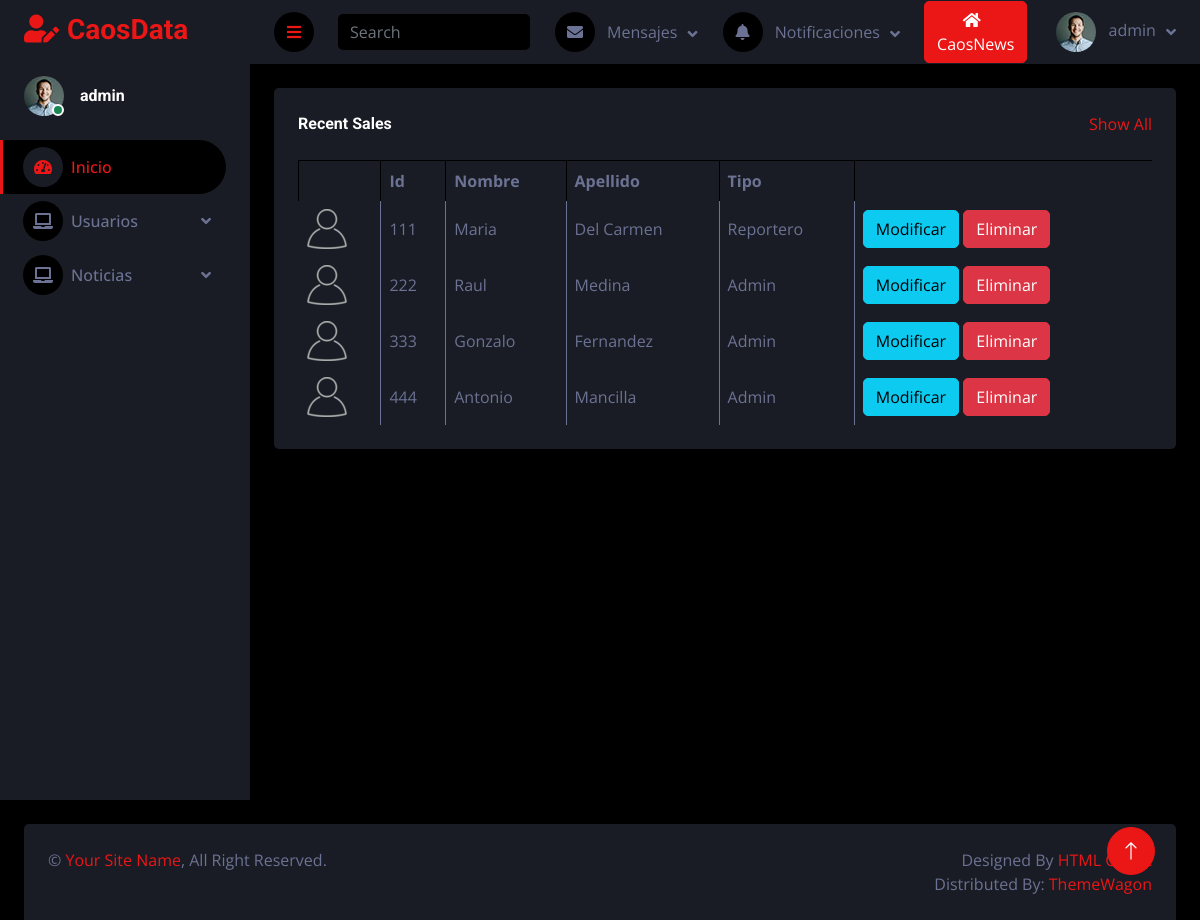
The app's page /cliente/ (signed in) with its own data.
### core/models.py (models this page shows, shortened)
class Cliente(models.Model):
    rut = models.CharField(max_length=12)
    nombre = models.CharField(max_length=100)
    apellido = models.CharField(max_length=100, default='Apellido Default')
    edad = models.IntegerField(default=0)
    direccion = models.CharField(max_length=60, default='direccion Default')
    telefono = models.CharField(max_length=12)
    Premium = models.BooleanField(default=True)
    genero = models.CharField(max_length=10, choices=[('masculino','Masculino'),('femenino','Femenino')])
    fecha_ingreso = models.DateTimeField(auto_now_add=True)
    tipo = models.ForeignKey(TipoCliente, on_delete=models.CASCADE)
    imagen = CloudinaryField('image')

class TipoCliente(models.Model):
    descripcion = models.CharField(max_length=50)
    def __str__(self):
        return self.descripcion

### core/views.py (the view)
# urls.py: path('cliente/', cliente, name="cliente"),
def cliente (request):
    cliente = Cliente.objects.all()
    aux = {
        'lista' : cliente
    }
    return render(request, 'core/Clientes/index2.html', aux)

### core/templates/core/Clientes/index2.html (shortened to what this page needs)
{% extends 'core/Clientes/base2.html' %}
{% load static %}
{% block secundario %}
<div class="container-fluid pt-4 px-4">
    <div class="bg-secondary text-center rounded p-4">
        <div class="d-flex align-items-center justify-content-between mb-4">
            <h6 class="mb-0">Recent Sales</h6>
            <a href="">Show All</a>
        </div>
        <div class="table-responsive">
            <table class="table text-start align-middle table-bordered table-hover mb-0">
                <thead class="thead-dark">
                    <tr>
                        <th></th>
                        <th>Id</th>
                        <th>Nombre</th>
                        <th>Apellido</th>
                        <th>Tipo</th>
                    </tr>
                </thead>
                <tbody>
                    {% for aux in lista %}
                    <tr style="border: hidden;">
                        <td>
                            {% if aux.imagen %}
                                <img class="byder_thumb" src="{{ aux.imagen.url }}" alt="">
                            {% else %}
                                <img class="byder_thumb" src="{% static 'core/assets/img/vector.png' %}" alt="">
                            {% endif %}
                        </td>
                        <td>{{ aux.rut }}</td>
                        <td>{{ aux.nombre }}</td>
                        <td>{{ aux.apellido }}</td>
                        <td>{{ aux.tipo }}</td>
                        {% if perms.core.change_cliente %}
                        <td>
                            <a class="btn btn-info" href="{% url 'clientesupdate' aux.id %}">Modificar</a>
                            <a class="btn btn-danger delete-btn" href="{% url 'clientesdelete' aux.id %}"
                                data-id="{{ aux.id }}">Eliminar</a>
                        </td>
                        {% endif %}
                    </tr>
                    {% endfor %}
                </tbody>
            </table>
        </div>
    </div>
</div>
{% endblock %}

### core/templates/core/Clientes/base2.html (shortened to what this page needs)
<!DOCTYPE html>
<html lang="en">
{% load static %}
<head>
    <link href="https://cdnjs.cloudflare.com/ajax/libs/font-awesome/5.10.0/css/all.min.css" rel="stylesheet">
    <link href="https://cdn.jsdelivr.net/npm/bootstrap-icons@1.4.1/font/bootstrap-icons.css" rel="stylesheet">
    <link href="{% static 'core/login/lib/owlcarousel/assets/owl.carousel.min.css'%}" rel="stylesheet">
    <link href="{% static 'core/login/lib/tempusdominus/css/tempusdominus-bootstrap-4.min.css'%}" rel="stylesheet" />
    <link href="{% static 'core/login/css/bootstrap.min.css'%}" rel="stylesheet">
    <link href="{% static 'core/login/css/style.css'%}" rel="stylesheet">
</head>
<body>
    <div class="container-fluid position-relative d-flex p-0">
        <div class="sidebar pe-4 pb-3">
            <nav class="navbar bg-secondary navbar-dark">
                <a href="{% url 'principal'%}" class="navbar-brand mx-4 mb-3">
                    <h3 class="text-primary"><i class="fa fa-user-edit me-2"></i>CaosData</h3>
                </a>
                <div class="d-flex align-items-center ms-4 mb-4">
                    <div class="position-relative">
                        <img class="rounded-circle" src="{% static 'core/login/img/user.jpg'%}" alt=""
                            style="width: 40px; height: 40px;">
                        <div
                            class="bg-success rounded-circle border border-2 border-white position-absolute end-0 bottom-0 p-1">
                        </div>
                    </div>
                    <div class="ms-3">
                        <h6 class="mb-0">{{ user.username }}</h6>
                    </div>
                </div>
                {% if user.is_authenticated %}
                <div class="navbar-nav w-100">
                    <a href="{% url 'principal' %}" class="nav-item nav-link active"><i
                            class="fa fa-tachometer-alt me-2"></i>Inicio</a>
                            {% endif %}
                    {% if user.is_staff %}
                    <div class="nav-item dropdown">
                        <a href="#" class="nav-link dropdown-toggle" data-bs-toggle="dropdown"><i
                                class="fa fa-laptop me-2"></i>Usuarios</a>
                        {% endif %}
                    </div>
                    {% if user.is_staff %}
                    <div class="nav-item dropdown">
                        <a href="#" class="nav-link dropdown-toggle" data-bs-toggle="dropdown"><i
                                class="fa fa-laptop me-2"></i>Noticias</a>
                        {% endif %}
                    </div>
                </div>
        </div>
    </div>
    <div class="content">
    <nav class="navbar navbar-expand bg-secondary navbar-dark sticky-top px-4 py-0">
        <a href="#" class="sidebar-toggler flex-shrink-0">
            <i class="fa fa-bars"></i>
        </a>
        <form class="d-none d-md-flex ms-4">
            <input class="form-control bg-dark border-0" type="search" placeholder="Search">
        </form>
        <div class="navbar-nav align-items-center ms-auto">
            <div class="nav-item dropdown">
                <a href="#" class="nav-link dropdown-toggle" data-bs-toggle="dropdown">
                    <i class="fa fa-envelope me-lg-2"></i>
                    <span class="d-none d-lg-inline-flex">Mensajes</span>
                </a>
            </div>
            <div class="nav-item dropdown me-4">
                <a href="#" class="nav-link dropdown-toggle" data-bs-toggle="dropdown">
                    <i class="fa fa-bell me-lg-2"></i>
                    <span class="d-none d-lg-inline-flex">Notificaciones</span>
                </a>
            </div>
            {% if user.is_staff %}
            <div class="nav-item me-1">
                <form action="{% url 'index' %}" method="POST">
                    <button type="submit" class="btn btn-primary">
                        <i class="fa fa-home me-lg-2"></i>CaosNews
                    </button>
                </form>
            </div>
            {% endif %}
            <div class="nav-item dropdown">
                <a href="#" class="nav-link dropdown-toggle" data-bs-toggle="dropdown">
                    <img class="rounded-circle me-lg-2" src="{% static 'core/login/img/user.jpg' %}" alt="" style="width: 40px; height: 40px;">
                    <span class="d-none d-lg-inline-flex">{{ user.username }}</span>
                </a>
            </div>
        </div>
    </nav>
        {% block secundario %}
        {% endblock %}
    </div>
    <a href="#" class="btn btn-lg btn-primary btn-lg-square back-to-top"><i class="bi bi-arrow-up"></i></a>
</body>
<div class="container-fluid pt-4 px-4">
    <div class="bg-secondary rounded-top p-4">
        <div class="row">
            <div class="col-12 col-sm-6 text-center text-sm-start">
                &copy; <a href="#">Your Site Name</a>, All Right Reserved.
            </div>
            <div class="col-12 col-sm-6 text-center text-sm-end">
                Designed By <a href="https://htmlcodex.com">HTML Codex</a>
                <br>Distributed By: <a href="https://themewagon.com" target="_blank">ThemeWagon</a>
            </div>
        </div>
    </div>
</div>
</html>

### static/core/login/css/style.css (style rules this page uses)
:root { --primary: #EB1616; --secondary: #191C24; --light: #6C7293; --dark: #000000; }
.back-to-top { position: fixed; display: none; right: 45px; bottom: 45px; z-index: 99; }
.btn { transition: .5s; }
.btn-lg-square { width: 48px; height: 48px; }
.btn-square, .btn-sm-square, .btn-lg-square { padding: 0; display: inline-flex; align-items: center; justify-content: center; font-weight: normal; border-radius: 50px; }
.sidebar { position: fixed; top: 0; left: 0; bottom: 0; width: 250px; height: 100vh; overflow-y: auto; background: var(--secondary); transition: 0.5s; z-index: 999; }
.content { margin-left: 250px; min-height: 100vh; background: var(--dark); transition: 0.5s; }
@media (min-width: 992px) { .sidebar { margin-left: 0; } }
@media (min-width: 992px) { .content { width: calc(100% - 250px); } }
.sidebar .navbar .navbar-nav .nav-link { padding: 7px 20px; color: var(--light); font-weight: 500; border-left: 3px solid var(--secondary); border-radius: 0 30px 30px 0; outline: none; }
.sidebar .navbar .navbar-nav .nav-link:hover, .sidebar .navbar .navbar-nav .nav-link.active { color: var(--primary); background: var(--dark); border-color: var(--primary); }
.sidebar .navbar .navbar-nav .nav-link i { width: 40px; height: 40px; display: inline-flex; align-items: center; justify-content: center; background: var(--dark); border-radius: 40px; }
.sidebar .navbar .navbar-nav .nav-link:hover i, .sidebar .navbar .navbar-nav .nav-link.active i { background: var(--secondary); }
.sidebar .navbar .dropdown-toggle::after { position: absolute; top: 15px; right: 15px; border: none; content: "\f107"; font-family: "Font Awesome 5 Free"; font-weight: 900; transition: .5s; }
.content .navbar .navbar-nav .nav-link { margin-left: 25px; padding: 12px 0; color: var(--light); outline: none; }
.content .navbar .sidebar-toggler, .content .navbar .navbar-nav .nav-link i { width: 40px; height: 40px; display: inline-flex; align-items: center; justify-content: center; background: var(--dark); border-radius: 40px; }
.content .navbar .dropdown-toggle::after { margin-left: 6px; vertical-align: middle; border: none; content: "\f107"; font-family: "Font Awesome 5 Free"; font-weight: 900; transition: .5s; }

### records on screen
Cliente: rut "111", nombre "Maria", apellido "Del Carmen", tipo "Reportero"
Cliente: rut "222", nombre "Raul", apellido "Medina", tipo "Admin"
Cliente: rut "333", nombre "Gonzalo", apellido "Fernandez", tipo "Admin"
Cliente: rut "444", nombre "Antonio", apellido "Mancilla", tipo "Admin"

### other values on screen
{{ user.username }} "admin"
